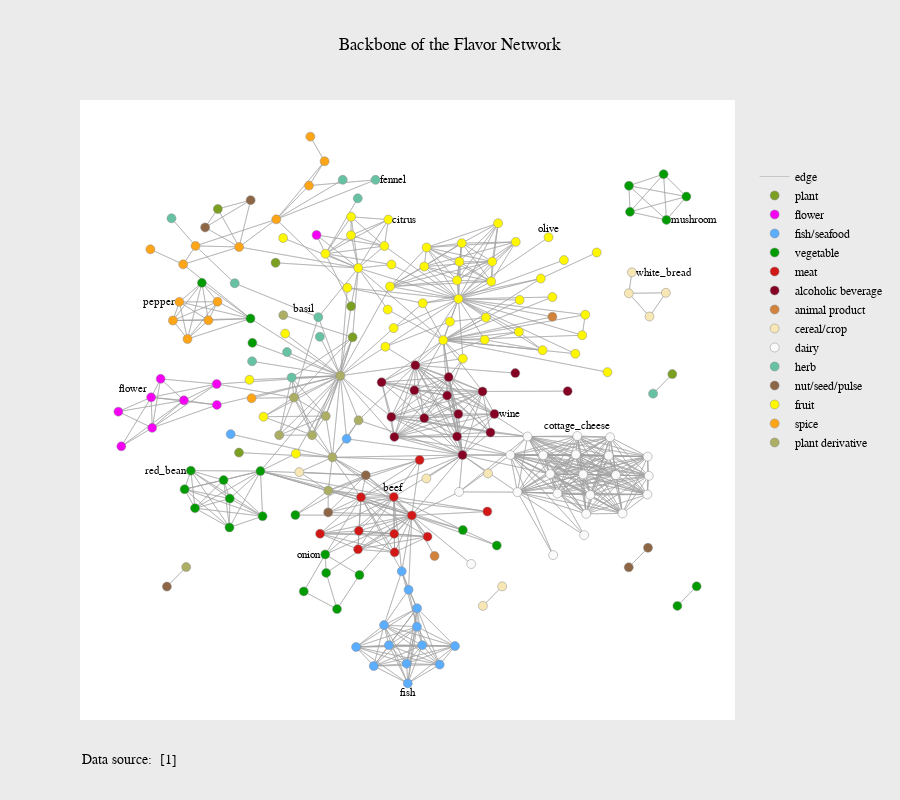

The code cell stored with this chart in its notebook:
### Code cell
####  Process data read from the json file
with open("Data/flavor-network.json") as json_file:
    network = json.load(json_file)
#print (network.keys())

V=[net['ingredient'] for net in network['nodes']]#list of nodes
N=len(V)
d_index_ingr=dict(zip(range(N), V))
ingr_preval=[net['prevalence'] for net in network['nodes']]# list of prevalence values for each ingredient(node)
ingr_category={net['ingredient']: net['category'] for net in network['nodes']}# dict ingredient: category
categories=list(set(ingr_category.values()))# list of categories
n_cat=len(categories)
cat_indices=[[V.index(v)  for v in V if ingr_category[v]==categories[k]] for k in range(n_cat)]
node_position=[net['position'] for net in network['nodes']]#node position assigned via pygraphviz fdp layout

Edges=[tuple(e['edge']) for e in network['edges']]
E=[(V.index(e[0]), V.index(e[1]))  for e in Edges]# edges represented as tuple of linked node indices


colors={'fruit': '#FFF700',
        'herb':'rgb(102,194,163)',
        'cereal/crop':'rgb(247,231,180)' ,
        'flower': '#f500f5',
        'spice':  '#ffa517', 
        'alcoholic beverage':'#840123',
        'meat': '#d21717',
        'animal product':'#d2823b',
        'vegetable': '#009b00', 
        'fish/seafood': '5aadff',
        'plant':'#7b9f20',
        'plant derivative': '#acae64',
        'dairy':'rgb(250,250,250)',
        'nut/seed/pulse':  '#8D6645'
       }
                   

ingr_color=[colors[ingr_category[v]] for v in V]#list of ingredient(node) colors

edges=Plotly_edges(E, node_position)
nodes=[dict(x=[node_position[idx][0]   for idx in cat_indices[k]],
            y=[node_position[idx][1]   for idx in cat_indices[k]],
            mode='markers',
            name=categories[k],
            marker=dict(symbol='dot',
                        size=9, 
                        color= colors[categories[k]],
                        line=dict(color='rgb(140,140,140)', width=0.5)
                       ),
           text=[V[idx]+'<br>prevalence='+'{:0.5f}'.format(ingr_preval[idx]) for idx in cat_indices[k]],
           hoverinfo='text'
          ) for k in range(n_cat)
     ]



data=[edges]+nodes
layout=layout2d(V, node_position)
fig=dict(data=data, layout=layout)
iplot(fig)

### Figure 1 — Plotly figure (JSON) as saved in the notebook; plotly's stock layout.template omitted (floating-point values rounded to 4 significant figures; data arrays with more than 128 entries replaced by an {"elided": "..."} marker saying what was removed)
{"data": [{"hoverinfo": "none", "line": {"color": "rgb(160,160,160)", "width": 0.5}, "mode": "lines", "name": "edge", "type": "scatter", "x": {"elided": "4410 float values"}, "y": {"elided": "4410 float values"}}, {"hoverinfo": "text", "marker": {"color": "#7b9f20", "line": {"color": "rgb(140,140,140)", "width": 0.5}, "size": 9, "symbol": "dot"}, "mode": "markers", "name": "plant", "text": ["orange_peel<br>prevalence=0.02730", "citrus_peel<br>prevalence=0.00019", "leaf<br>prevalence=0.00043", "lemon_peel<br>prevalence=0.03413", "wood<br>prevalence=0.00158", "rapeseed<br>prevalence=0.00014"], "x": [324.2, 467.1, 1075, 469.9, 254.9, 214.9], "y": [1020.0, 916.6, 754.9, 842.8, 567.8, 1149.0]}, {"hoverinfo": "text", "marker": {"color": "#f500f5", "line": {"color": "rgb(140,140,140)", "width": 0.5}, "size": 9, "symbol": "dot"}, "mode": "markers", "name": "flower", "text": ["geranium<br>prevalence=0.00005", "lavender<br>prevalence=0.00296", "bergamot<br>prevalence=0.00033", "flower<br>prevalence=0.00143", "rose<br>prevalence=0.00301", "jasmine<br>prevalence=0.00033", "orange_flower<br>prevalence=0.00086", "carnation<br>prevalence=0.00014", "gardenia<br>prevalence=0.00043"], "x": [213.0, 32.24, 401.7, 88.72, 26.7, 212.8, 106.7, 90.71, 150.7], "y": [681.5, 582.7, 1087.0, 699.6, 665.5, 731.2, 743.6, 626.8, 692.4]}, {"hoverinfo": "text", "marker": {"color": "5aadff", "line": {"color": "rgb(140,140,140)", "width": 0.5}, "size": 9, "symbol": "dot"}, "mode": "markers", "name": "fish/seafood", "text": ["katsuobushi<br>prevalence=0.00234", "mackerel<br>prevalence=0.00210", "smoked_fish<br>prevalence=0.00029", "eel<br>prevalence=0.00095", "fish<br>prevalence=0.08969", "salmon<br>prevalence=0.02072", "smoked_salmon<br>prevalence=0.00463", "herring<br>prevalence=0.00048", "caviar<br>prevalence=0.00124", "sturgeon_caviar<br>prevalence=0.00005", "haddock<br>prevalence=0.00148", "squid<br>prevalence=0.01088", "catfish<br>prevalence=0.00325", "cod<br>prevalence=0.00831", "tuna<br>prevalence=0.02114"], "x": [458.6, 601.6, 663.7, 476.6, 574.4, 592.0, 529.4, 510.0, 562.9, 575.9, 572.1, 239.2, 634.8, 538.6, 591.7], "y": [600.7, 108.7, 106.6, 104.4, 17.67, 196.8, 156.6, 59.02, 284.8, 240.8, 64.67, 611.9, 62.37, 108.7, 152.8]}, {"hoverinfo": "text", "marker": {"color": "#009b00", "line": {"color": "rgb(140,140,140)", "width": 0.5}, "size": 9, "symbol": "dot"}, "mode": "markers", "name": "vegetable", "text": ["mung_bean<br>prevalence=0.00091", "lima_bean<br>prevalence=0.00711", "vegetable<br>prevalence=0.07923", "bean<br>prevalence=0.09083", "kidney_bean<br>prevalence=0.02110", "onion<br>prevalence=0.86063", "red_bean<br>prevalence=0.00158", "bell_pepper<br>prevalence=0.27908", "potato_chip<br>prevalence=0.00310", "black_bean<br>prevalence=0.02262", "chive<br>prevalence=0.06277", "soybean<br>prevalence=0.04935", "watercress<br>prevalence=0.00630", "shiitake<br>prevalence=0.02439", "tomato<br>prevalence=0.47296", "matsutake<br>prevalence=0.00267", "green_bell_pepper<br>prevalence=0.12305", "mushroom<br>prevalence=0.15832", "shallot<br>prevalence=0.05666", "baked_potato<br>prevalence=0.00043", "enokidake<br>prevalence=0.00506", "red_kidney_bean<br>prevalence=0.00282", "porcini<br>prevalence=0.00506", "leek<br>prevalence=0.01962", "garlic<br>prevalence=0.80631", "potato<br>prevalence=0.16920"], "x": [237.6, 171.7, 1085.0, 225.8, 299.6, 418.1, 163.8, 276.7, 361.7, 152.0, 377.5, 295.6, 1121, 994.9, 280.3, 993.0, 184.8, 1064.0, 482.9, 678.6, 1058.0, 236.9, 1102.0, 440.5, 420, 742.9], "y": [458.2, 435.4, 202.4, 502.3, 416.2, 325.0, 524.9, 887.5, 419.0, 480.5, 237.0, 523.8, 248.9, 1142.0, 829.4, 1204, 972.5, 1122.0, 275.9, 383.2, 1232.0, 389.4, 1178.0, 194.8, 281.0, 346.2]}, {"hoverinfo": "text", "marker": {"color": "#d21717", "line": {"color": "rgb(140,140,140)", "width": 0.5}, "size": 9, "symbol": "dot"}, "mode": "markers", "name": "meat", "text": ["roasted_pork<br>prevalence=0.00597", "chicken<br>prevalence=0.25268", "pork<br>prevalence=0.09374", "roasted_beef<br>prevalence=0.01060", "bacon<br>prevalence=0.10291", "raw_beef<br>prevalence=0.00010", "beef<br>prevalence=0.23016", "cured_pork<br>prevalence=0.01499", "pork_sausage<br>prevalence=0.06501", "pork_liver<br>prevalence=0.00024", "lamb<br>prevalence=0.02253"], "x": [481.7, 611.8, 549.5, 582.0, 408.5, 485.8, 547.9, 548.6, 480.2, 596.8, 725.0], "y": [381.3, 367.4, 330.1, 418.1, 374.5, 461.4, 462.2, 374.1, 337.3, 550.3, 427.3]}, {"hoverinfo": "text", "marker": {"color": "#840123", "line": {"color": "rgb(140,140,140)", "width": 0.5}, "size": 9, "symbol": "dot"}, "mode": "markers", "name": "alcoholic beverage", "text": ["cabernet_sauvignon_wine<br>prevalence=0.00081", "white_wine<br>prevalence=0.10338", "cognac<br>prevalence=0.00315", "grape_brandy<br>prevalence=0.00038", "apple_brandy<br>prevalence=0.00177", "cider<br>prevalence=0.05346", "rum<br>prevalence=0.02873", "champagne_wine<br>prevalence=0.00473", "beer<br>prevalence=0.01446", "red_wine<br>prevalence=0.06649", "port_wine<br>prevalence=0.00234", "jamaican_rum<br>prevalence=0.00005", "whiskey<br>prevalence=0.00706", "sherry<br>prevalence=0.03007", "brandy<br>prevalence=0.01885", "wine<br>prevalence=0.04186"], "x": [651.8, 588.7, 715.8, 877.0, 524.9, 586.9, 543.3, 667.6, 677.9, 648.9, 670.1, 549.0, 730.8, 605.6, 777.9, 738.4], "y": [747.8, 776.1, 713.5, 714.4, 735.6, 716.4, 652.8, 606.2, 562.2, 703.8, 659.8, 605.2, 615.8, 650.0, 757.3, 659.9]}, {"hoverinfo": "text", "marker": {"color": "#d2823b", "line": {"color": "rgb(140,140,140)", "width": 0.5}, "size": 9, "symbol": "dot"}, "mode": "markers", "name": "animal product", "text": ["honey<br>prevalence=0.11851", "egg<br>prevalence=1.00000"], "x": [848.1, 625.1], "y": [891.6, 321.4]}, {"hoverinfo": "text", "marker": {"color": "rgb(247,231,180)", "line": {"color": "rgb(140,140,140)", "width": 0.5}, "size": 9, "symbol": "dot"}, "mode": "markers", "name": "cereal/crop", "text": ["rye_bread<br>prevalence=0.00434", "rice<br>prevalence=0.16204", "hop<br>prevalence=0.00014", "bread<br>prevalence=0.21732", "white_bread<br>prevalence=0.01766", "malt<br>prevalence=0.00177", "popcorn<br>prevalence=0.00463", "brown_rice<br>prevalence=0.01609", "wheat_bread<br>prevalence=0.00396"], "x": [1032.0, 716.6, 609.5, 992.8, 998.5, 726.2, 369.1, 753.0, 1063.0], "y": [892.2, 202.4, 506.2, 947.6, 997.7, 518.2, 521.3, 248.9, 948.8]}, {"hoverinfo": "text", "marker": {"color": "rgb(250,250,250)", "line": {"color": "rgb(140,140,140)", "width": 0.5}, "size": 9, "symbol": "dot"}, "mode": "markers", "name": "dairy", "text": ["milk<br>prevalence=0.61548", "camembert_cheese<br>prevalence=0.00057", "swiss_cheese<br>prevalence=0.02492", "cheddar_cheese<br>prevalence=0.14458", "cheese<br>prevalence=0.15665", "roquefort_cheese<br>prevalence=0.00110", "provolone_cheese<br>prevalence=0.00797", "romano_cheese<br>prevalence=0.01313", "buttermilk<br>prevalence=0.07794", "cream_cheese<br>prevalence=0.13551", "sheep_cheese<br>prevalence=0.00010", "gruyere_cheese<br>prevalence=0.00210", "parmesan_cheese<br>prevalence=0.15116", "cream<br>prevalence=0.48456", "cottage_cheese<br>prevalence=0.01661", "goat_cheese<br>prevalence=0.01236", "blue_cheese<br>prevalence=0.01885", "mozzarella_cheese<br>prevalence=0.06157", "butter<br>prevalence=0.99012", "feta_cheese<br>prevalence=0.02964", "emmental_cheese<br>prevalence=0.00005", "munster_cheese<br>prevalence=0.00129"], "x": [671.6, 912.0, 844.0, 781.9, 1028.0, 1028.0, 968.4, 1030.0, 849.5, 857.6, 919.6, 830.5, 800.9, 908.1, 895.1, 980.8, 768.4, 957.2, 694.4, 906.2, 892.5, 954.5], "y": [474.1, 421.9, 516.8, 473.6, 558.3, 467.9, 514.3, 512.4, 323.6, 470.3, 466.8, 561.6, 606.2, 371, 607.4, 422.8, 562.2, 604.5, 302.2, 515.9, 563.3, 560.5]}, {"hoverinfo": "text", "marker": {"color": "rgb(102,194,163)", "line": {"color": "rgb(140,140,140)", "width": 0.5}, "size": 9, "symbol": "dot"}, "mode": "markers", "name": "herb", "text": ["fennel<br>prevalence=0.04329", "lovage<br>prevalence=0.00678", "thyme<br>prevalence=0.14515", "rosemary<br>prevalence=0.09021", "lemongrass<br>prevalence=0.00654", "marjoram<br>prevalence=0.02520", "basil<br>prevalence=0.18037", "spearmint<br>prevalence=0.00024", "mint<br>prevalence=0.04448", "peppermint<br>prevalence=0.00678", "tarragon<br>prevalence=0.02272"], "x": [513.4, 1039.0, 279.7, 246.9, 479.7, 127.2, 405.0, 345.9, 407.9, 354.6, 451.3], "y": [1218.0, 708.4, 785.4, 971.5, 1174, 1126.0, 890.6, 807.5, 844.0, 746.8, 1218.0]}, {"hoverinfo": "text", "marker": {"color": "#8D6645", "line": {"color": "rgb(140,140,140)", "width": 0.5}, "size": 9, "symbol": "dot"}, "mode": "markers", "name": "nut/seed/pulse", "text": ["almond<br>prevalence=0.11073", "black_sesame_seed<br>prevalence=0.00124", "roasted_peanut<br>prevalence=0.00788", "coconut<br>prevalence=0.08162", "seed<br>prevalence=0.06267", "peanut<br>prevalence=0.02162", "roasted_almond<br>prevalence=0.00014"], "x": [992.6, 190.9, 495.0, 118.6, 277.0, 423.7, 1029], "y": [294.4, 1105.0, 513.8, 248.4, 1170.0, 425.3, 340.9]}, {"hoverinfo": "text", "marker": {"color": "#FFF700", "line": {"color": "rgb(140,140,140)", "width": 0.5}, "size": 9, "symbol": "dot"}, "mode": "markers", "name": "fruit", "text": ["orange_juice<br>prevalence=0.08114", "pineapple<br>prevalence=0.07713", "guava<br>prevalence=0.00062", "berry<br>prevalence=0.00869", "grape<br>prevalence=0.01647", "huckleberry<br>prevalence=0.00048", "cherry<br>prevalence=0.05174", "melon<br>prevalence=0.00749", "citrus<br>prevalence=0.00778", "juniper_berry<br>prevalence=0.00158", "blackberry<br>prevalence=0.00807", "okra<br>prevalence=0.00477", "elderberry<br>prevalence=0.00024", "mandarin<br>prevalence=0.01327", "quince<br>prevalence=0.00134", "bartlett_pear<br>prevalence=0.00110", "raspberry<br>prevalence=0.03742", "concord_grape<br>prevalence=0.00057", "lingonberry<br>prevalence=0.00043", "plum<br>prevalence=0.01322", "black_raspberry<br>prevalence=0.00038", "cranberry<br>prevalence=0.04372", "apple<br>prevalence=0.11541", "lime<br>prevalence=0.05169", "bitter_orange<br>prevalence=0.00396", "grapefruit<br>prevalence=0.00558", "banana<br>prevalence=0.04697", "kiwi<br>prevalence=0.00501", "tangerine<br>prevalence=0.00210", "orange<br>prevalence=0.08157", "olive<br>prevalence=0.08577", "apricot<br>prevalence=0.02959", "blueberry<br>prevalence=0.02219", "japanese_plum<br>prevalence=0.00062", "black_currant<br>prevalence=0.00053", "passion_fruit<br>prevalence=0.00095", "durian<br>prevalence=0.00005", "lemon<br>prevalence=0.14539", "strawberry_jam<br>prevalence=0.00005", "papaya<br>prevalence=0.00220", "pear<br>prevalence=0.02234", "nectarine<br>prevalence=0.00239", "strawberry<br>prevalence=0.05145", "mango<br>prevalence=0.01852", "muscat_grape<br>prevalence=0.00005"], "x": [536.4, 678.6, 460.0, 609.9, 784.6, 676.5, 952.2, 826.1, 537.6, 732.3, 672.0, 362.6, 605.6, 467.2, 654.2, 904.5, 540.8, 829.5, 342.4, 786, 667.6, 778.7, 641.6, 467.0, 543.5, 338.5, 891.5, 848.1, 530.2, 480.6, 840.8, 722.1, 734.1, 301.4, 745.2, 532.0, 932.0, 418.5, 274.8, 869.9, 910.2, 602.8, 670.3, 547.6, 720.0], "y": [908.8, 791.9, 960.8, 1057.0, 855.8, 1067.0, 759.6, 982.7, 1123.0, 975.7, 1023.0, 565.3, 1011.0, 1130, 879.9, 847.6, 963.7, 811.8, 851.5, 931.7, 978.4, 1070.0, 835.9, 1086, 1016.0, 1079.0, 803.6, 938.7, 1060.0, 1008.0, 1081.0, 889.7, 1023, 653.4, 1115.0, 820.2, 1045.0, 1042.0, 741.4, 1027.0, 896.5, 923.9, 934.2, 864.8, 836.9]}, {"hoverinfo": "text", "marker": {"color": "#ffa517", "line": {"color": "rgb(140,140,140)", "width": 0.5}, "size": 9, "symbol": "dot"}, "mode": "markers", "name": "spice", "text": ["cayenne<br>prevalence=0.37946", "thai_pepper<br>prevalence=0.00415", "coriander<br>prevalence=0.07226", "star_anise<br>prevalence=0.00434", "nutmeg<br>prevalence=0.11990", "vanilla<br>prevalence=0.43077", "pepper<br>prevalence=0.43244", "mace<br>prevalence=0.00549", "black_pepper<br>prevalence=0.46547", "cinnamon<br>prevalence=0.26743", "tabasco_pepper<br>prevalence=0.04606", "anise<br>prevalence=0.01064", "ginger<br>prevalence=0.18214", "clove<br>prevalence=0.00048"], "x": [157.5, 197.1, 87.29, 387.4, 255.2, 278.8, 142.0, 149.3, 214.4, 325.5, 129.9, 416.9, 172.7, 390.0], "y": [838.7, 883.1, 1052.0, 1204.0, 1058.0, 697.4, 927.1, 1017.0, 927.5, 1124.0, 882.7, 1262.0, 1061.0, 1321.0]}, {"hoverinfo": "text", "marker": {"color": "#acae64", "line": {"color": "rgb(140,140,140)", "width": 0.5}, "size": 9, "symbol": "dot"}, "mode": "markers", "name": "plant derivative", "text": ["peppermint_oil<br>prevalence=0.00043", "coffee<br>prevalence=0.03417", "peanut_butter<br>prevalence=0.04749", "tea<br>prevalence=0.00482", "jasmine_tea<br>prevalence=0.00005", "cocoa<br>prevalence=0.22915", "black_tea<br>prevalence=0.00181", "lime_peel_oil<br>prevalence=0.00477", "green_tea<br>prevalence=0.00153", "coconut_oil<br>prevalence=0.00081"], "x": [331.1, 431.8, 423.8, 393.4, 419.2, 481.3, 446.8, 338.8, 359.0, 155.0], "y": [609.3, 556.6, 477.3, 609.4, 655.0, 644.8, 751.1, 895.6, 699.0, 294.9]}], "layout": {"annotations": [{"font": {"family": "Balto", "size": 14}, "showarrow": false, "text": "Data source: <a href='https://www.nature.com/articles/srep00196'> [1]</a>", "x": 0, "xanchor": "left", "xref": "paper", "y": -0.05, "yanchor": "top", "yref": "paper"}, {"font": {"color": "rgb(5,5,5)", "family": "Balto", "size": 11}, "showarrow": false, "text": "flower", "x": 84.72, "xanchor": "right", "xref": "x", "y": 703.6, "yanchor": "bottom", "yref": "y"}, {"font": {"color": "rgb(5,5,5)", "family": "Balto", "size": 11}, "showarrow": false, "text": "red_bean", "x": 159.8, "xanchor": "right", "xref": "x", "y": 524.9, "yanchor": "center", "yref": "y"}, {"font": {"color": "rgb(5,5,5)", "family": "Balto", "size": 11}, "showarrow": false, "text": "onion", "x": 414.1, "xanchor": "right", "xref": "x", "y": 325.0, "yanchor": "center", "yref": "y"}, {"font": {"color": "rgb(5,5,5)", "family": "Balto", "size": 11}, "showarrow": false, "text": "beef", "x": 547.9, "xanchor": "center", "xref": "x", "y": 466.2, "yanchor": "bottom", "yref": "y"}, {"font": {"color": "rgb(5,5,5)", "family": "Balto", "size": 11}, "showarrow": false, "text": "fish", "x": 574.4, "xanchor": "center", "xref": "x", "y": 13.67, "yanchor": "top", "yref": "y"}, {"font": {"color": "rgb(5,5,5)", "family": "Balto", "size": 11}, "showarrow": false, "text": "cottage_cheese", "x": 895.1, "xanchor": "center", "xref": "x", "y": 611.4, "yanchor": "bottom", "yref": "y"}, {"font": {"color": "rgb(5,5,5)", "family": "Balto", "size": 11}, "showarrow": false, "text": "wine", "x": 742.4, "xanchor": "left", "xref": "x", "y": 659.9, "yanchor": "center", "yref": "y"}, {"font": {"color": "rgb(5,5,5)", "family": "Balto", "size": 11}, "showarrow": false, "text": "olive", "x": 840.8, "xanchor": "center", "xref": "x", "y": 1085.0, "yanchor": "bottom", "yref": "y"}, {"font": {"color": "rgb(5,5,5)", "family": "Balto", "size": 11}, "showarrow": false, "text": "citrus", "x": 541.6, "xanchor": "left", "xref": "x", "y": 1123.0, "yanchor": "center", "yref": "y"}, {"font": {"color": "rgb(5,5,5)", "family": "Balto", "size": 11}, "showarrow": false, "text": "fennel", "x": 517.4, "xanchor": "left", "xref": "x", "y": 1218.0, "yanchor": "center", "yref": "y"}, {"font": {"color": "rgb(5,5,5)", "family": "Balto", "size": 11}, "showarrow": false, "text": "pepper", "x": 138.0, "xanchor": "right", "xref": "x", "y": 927.1, "yanchor": "center", "yref": "y"}, {"font": {"color": "rgb(5,5,5)", "family": "Balto", "size": 11}, "showarrow": false, "text": "basil", "x": 401.0, "xanchor": "right", "xref": "x", "y": 894.6, "yanchor": "bottom", "yref": "y"}, {"font": {"color": "rgb(5,5,5)", "family": "Balto", "size": 11}, "showarrow": false, "text": "white_bread", "x": 1003.0, "xanchor": "left", "xref": "x", "y": 997.7, "yanchor": "center", "yref": "y"}, {"font": {"color": "rgb(5,5,5)", "family": "Balto", "size": 11}, "showarrow": false, "text": "mushroom", "x": 1068.0, "xanchor": "left", "xref": "x", "y": 1122.0, "yanchor": "center", "yref": "y"}], "font": {"color": "rgb(5,5,5)", "family": "Balto"}, "height": 800, "hovermode": "closest", "legend": {"x": 1.03, "y": 0.9}, "margin": {"t": 100}, "paper_bgcolor": "rgb(235,235,235)", "showlegend": true, "title": "Backbone of the Flavor Network", "width": 900, "xaxis": {"showbackground": false, "showgrid": false, "showline": false, "showticklabels": false, "title": "", "zeroline": false}, "yaxis": {"showbackground": false, "showgrid": false, "showline": false, "showticklabels": false, "title": "", "zeroline": false}}}
